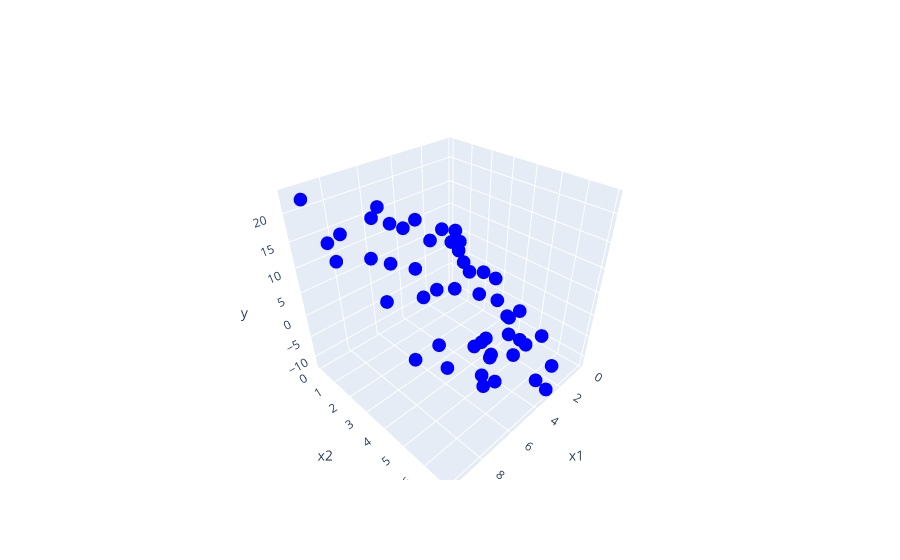

The code cell stored with this chart in its notebook:
### Code cell
fig = go.Figure()
fig.add_scatter3d(x=df12['x1'], y=df12['x2'], z=df12['y'],
                  mode='markers', marker=dict(color='blue'))
fig.update_layout(scene = dict(xaxis=dict(title=dict(text='x1')),
                               yaxis=dict(title=dict(text='x2')),
                               zaxis=dict(title=dict(text='y'))))
fig.show()
